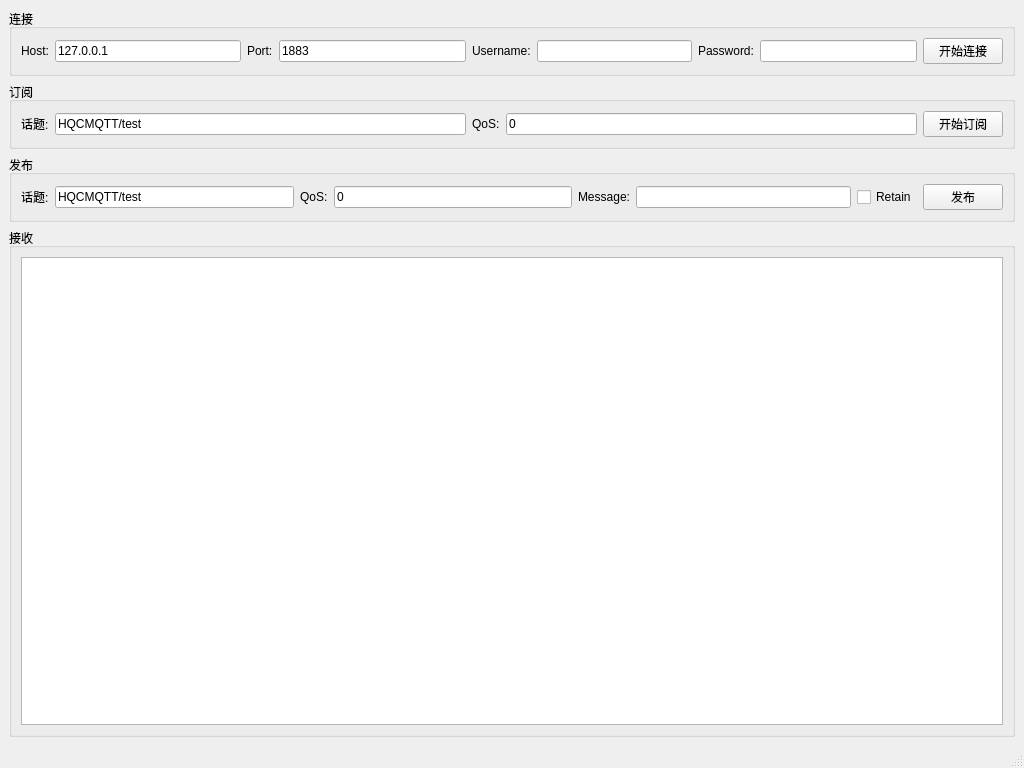
<?xml version="1.0" encoding="UTF-8"?>
<ui version="4.0">
 <class>CMainWindow</class>
 <widget class="QMainWindow" name="CMainWindow">
  <property name="geometry">
   <rect>
    <x>0</x>
    <y>0</y>
    <width>1024</width>
    <height>768</height>
   </rect>
  </property>
  <property name="windowTitle">
   <string>CMainWindow</string>
  </property>
  <widget class="QWidget" name="centralwidget">
   <layout class="QGridLayout" name="gridLayout">
    <item row="0" column="0">
     <widget class="QGroupBox" name="groupBox">
      <property name="title">
       <string>连接</string>
      </property>
      <layout class="QHBoxLayout" name="horizontalLayout_9">
       <item>
        <layout class="QHBoxLayout" name="horizontalLayout">
         <item>
          <widget class="QLabel" name="label">
           <property name="text">
            <string>Host:</string>
           </property>
          </widget>
         </item>
         <item>
          <widget class="QLineEdit" name="lineEditHost">
           <property name="text">
            <string>127.0.0.1</string>
           </property>
          </widget>
         </item>
        </layout>
       </item>
       <item>
        <layout class="QHBoxLayout" name="horizontalLayout_2">
         <item>
          <widget class="QLabel" name="label_2">
           <property name="text">
            <string>Port:</string>
           </property>
          </widget>
         </item>
         <item>
          <widget class="QLineEdit" name="lineEditPort">
           <property name="text">
            <string>1883</string>
           </property>
          </widget>
         </item>
        </layout>
       </item>
       <item>
        <layout class="QHBoxLayout" name="horizontalLayout_3">
         <item>
          <widget class="QLabel" name="labelUsername">
           <property name="text">
            <string>Username:</string>
           </property>
          </widget>
         </item>
         <item>
          <widget class="QLineEdit" name="lineEditUsername"/>
         </item>
        </layout>
       </item>
       <item>
        <layout class="QHBoxLayout" name="horizontalLayout_4">
         <item>
          <widget class="QLabel" name="labelPassword">
           <property name="text">
            <string>Password:</string>
           </property>
          </widget>
         </item>
         <item>
          <widget class="QLineEdit" name="lineEditPassword"/>
         </item>
        </layout>
       </item>
       <item>
        <widget class="QPushButton" name="btnConnect">
         <property name="text">
          <string>开始连接</string>
         </property>
        </widget>
       </item>
      </layout>
     </widget>
    </item>
    <item row="1" column="0">
     <widget class="QGroupBox" name="groupBox_2">
      <property name="title">
       <string>订阅</string>
      </property>
      <layout class="QHBoxLayout" name="horizontalLayout_10">
       <item>
        <layout class="QHBoxLayout" name="horizontalLayout_5">
         <item>
          <widget class="QLabel" name="label_5">
           <property name="text">
            <string>话题:</string>
           </property>
          </widget>
         </item>
         <item>
          <widget class="QLineEdit" name="lineEditSubTopic">
           <property name="text">
            <string>HQCMQTT/test</string>
           </property>
          </widget>
         </item>
        </layout>
       </item>
       <item>
        <layout class="QHBoxLayout" name="horizontalLayout_6">
         <item>
          <widget class="QLabel" name="label_6">
           <property name="text">
            <string>QoS:</string>
           </property>
          </widget>
         </item>
         <item>
          <widget class="QLineEdit" name="lineEditSubQoS">
           <property name="text">
            <string>0</string>
           </property>
          </widget>
         </item>
        </layout>
       </item>
       <item>
        <widget class="QPushButton" name="btnSubscribe">
         <property name="text">
          <string>开始订阅</string>
         </property>
        </widget>
       </item>
      </layout>
     </widget>
    </item>
    <item row="2" column="0">
     <widget class="QGroupBox" name="groupBox_3">
      <property name="title">
       <string>发布</string>
      </property>
      <layout class="QHBoxLayout" name="horizontalLayout_12">
       <item>
        <layout class="QHBoxLayout" name="horizontalLayout_7">
         <item>
          <widget class="QLabel" name="label_7">
           <property name="text">
            <string>话题:</string>
           </property>
          </widget>
         </item>
         <item>
          <widget class="QLineEdit" name="lineEditPubTopic">
           <property name="text">
            <string>HQCMQTT/test</string>
           </property>
          </widget>
         </item>
        </layout>
       </item>
       <item>
        <layout class="QHBoxLayout" name="horizontalLayout_8">
         <item>
          <widget class="QLabel" name="label_8">
           <property name="text">
            <string>QoS:</string>
           </property>
          </widget>
         </item>
         <item>
          <widget class="QLineEdit" name="lineEditPubQoS">
           <property name="text">
            <string>0</string>
           </property>
          </widget>
         </item>
        </layout>
       </item>
       <item>
        <layout class="QHBoxLayout" name="horizontalLayout_11">
         <item>
          <widget class="QLabel" name="label_10">
           <property name="text">
            <string>Message:</string>
           </property>
          </widget>
         </item>
         <item>
          <widget class="QLineEdit" name="lineEditPubMsg"/>
         </item>
        </layout>
       </item>
       <item>
        <widget class="QCheckBox" name="checkBoxRetain">
         <property name="text">
          <string>Retain</string>
         </property>
        </widget>
       </item>
       <item>
        <widget class="QPushButton" name="btnPublish">
         <property name="text">
          <string>发布</string>
         </property>
        </widget>
       </item>
      </layout>
     </widget>
    </item>
    <item row="3" column="0">
     <widget class="QGroupBox" name="groupBox_4">
      <property name="title">
       <string>接收</string>
      </property>
      <layout class="QGridLayout" name="gridLayout_2">
       <item row="0" column="0">
        <widget class="QTextEdit" name="textEditSubMsg"/>
       </item>
      </layout>
     </widget>
    </item>
   </layout>
  </widget>
  <widget class="QMenuBar" name="menubar">
   <property name="geometry">
    <rect>
     <x>0</x>
     <y>0</y>
     <width>1024</width>
     <height>28</height>
    </rect>
   </property>
  </widget>
  <widget class="QStatusBar" name="statusbar"/>
 </widget>
 <resources/>
 <connections/>
</ui>
